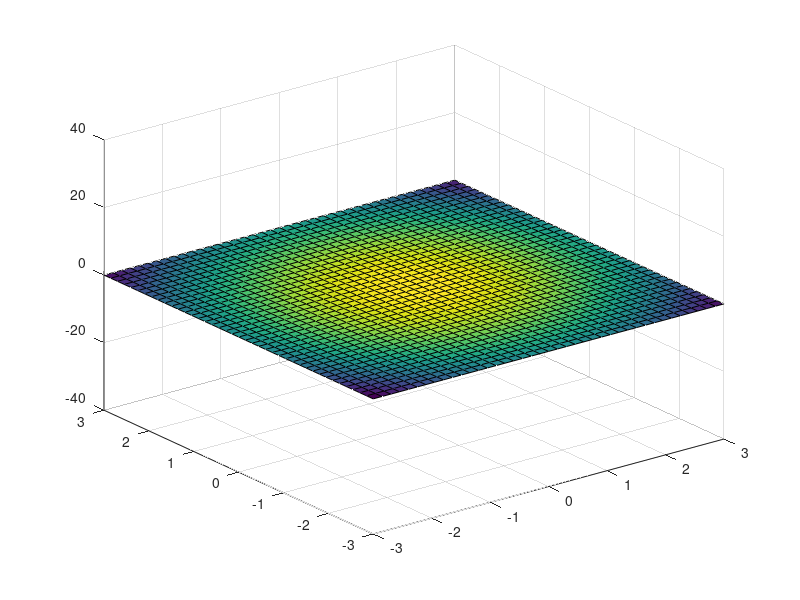

Write MATLAB code to recreate this figure.
[X,Y]=meshgrid([-3:0.15:3]);
Z=X.^2+Y.^2;
surf(X,Y,Z)

axis([-3 3 -3 3 -15 15]);
for i=-2:0.01:2
    % clf;
    a=2*sin(2*pi*i);
    Z=a*(X.^2+Y.^2);
    hold on;
    clf;
    surf(X,Y,Z);
    axis([-3 3 -3 3 -40 40]);    
    drawnow;
end